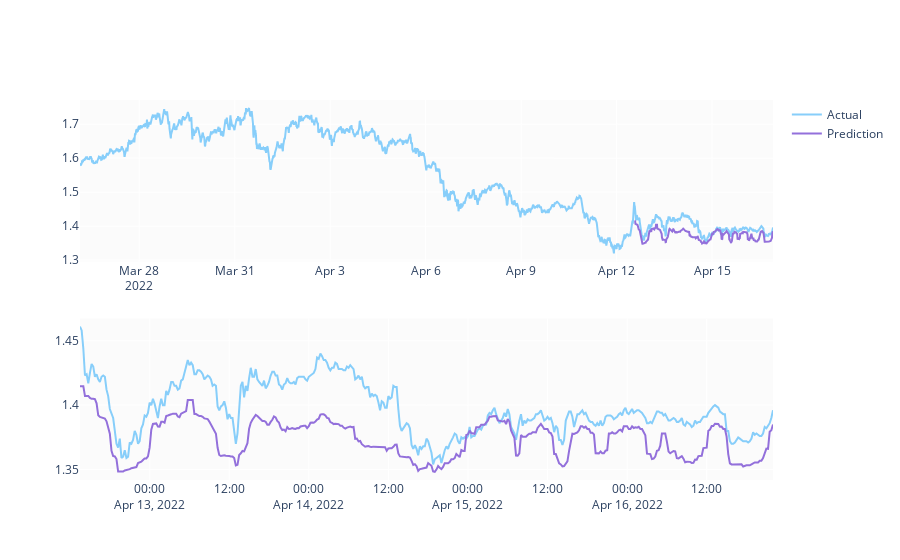

The notebook cell this image was saved under:
### Code cell
predicted_prices = btc_df.loc[test_split_idx:].copy()
predicted_prices['Close'] = y_pred

fig = make_subplots(rows=2, cols=1)
fig.add_trace(go.Scatter(x=btc_df.time, y=btc_df.close,
                         name='Actual',
                         marker_color='LightSkyBlue'), row=1, col=1)

fig.add_trace(go.Scatter(x=predicted_prices.time,
                         y=predicted_prices.Close,
                         name='Prediction',
                         marker_color='MediumPurple'), row=1, col=1)

fig.add_trace(go.Scatter(x=predicted_prices.time,
                         y=y_test,
                         name='Actual',
                         marker_color='LightSkyBlue',
                         showlegend=False), row=2, col=1)

fig.add_trace(go.Scatter(x=predicted_prices.time,
                         y=y_pred,
                         name='Prediction',
                         marker_color='MediumPurple',
                         showlegend=False), row=2, col=1)

fig.show()
fig.write_image(f'images/{img_name}predictions.png')

### Figure 1 — Plotly figure (JSON) as saved in the notebook; plotly's stock layout.template omitted (floating-point values rounded to 4 significant figures; data arrays with more than 128 entries replaced by an {"elided": "..."} marker saying what was removed)
{"data": [{"marker": {"color": "LightSkyBlue"}, "name": "Actual", "type": "scatter", "x": {"elided": "2092 str values"}, "xaxis": "x", "y": {"elided": "2092 float values"}, "yaxis": "y"}, {"marker": {"color": "MediumPurple"}, "name": "Prediction", "type": "scatter", "x": {"elided": "419 str values"}, "xaxis": "x", "y": {"elided": "419 float values"}, "yaxis": "y"}, {"marker": {"color": "LightSkyBlue"}, "name": "Actual", "showlegend": false, "type": "scatter", "x": {"elided": "419 str values"}, "xaxis": "x2", "y": {"elided": "419 float values"}, "yaxis": "y2"}, {"marker": {"color": "MediumPurple"}, "name": "Prediction", "showlegend": false, "type": "scatter", "x": {"elided": "419 str values"}, "xaxis": "x2", "y": {"elided": "419 float values"}, "yaxis": "y2"}], "layout": {"autosize": true, "xaxis": {"anchor": "y", "autorange": true, "domain": [0, 1], "range": ["2022-03-26 03:15", "2022-04-16 22:00"], "type": "date"}, "xaxis2": {"anchor": "y2", "autorange": true, "domain": [0, 1], "range": ["2022-04-12 13:30", "2022-04-16 22:00"], "type": "date"}, "yaxis": {"anchor": "x", "autorange": true, "domain": [0.575, 1], "range": [1.296, 1.771], "type": "linear"}, "yaxis2": {"anchor": "x2", "autorange": true, "domain": [0, 0.425], "range": [1.342, 1.467], "type": "linear"}}}
